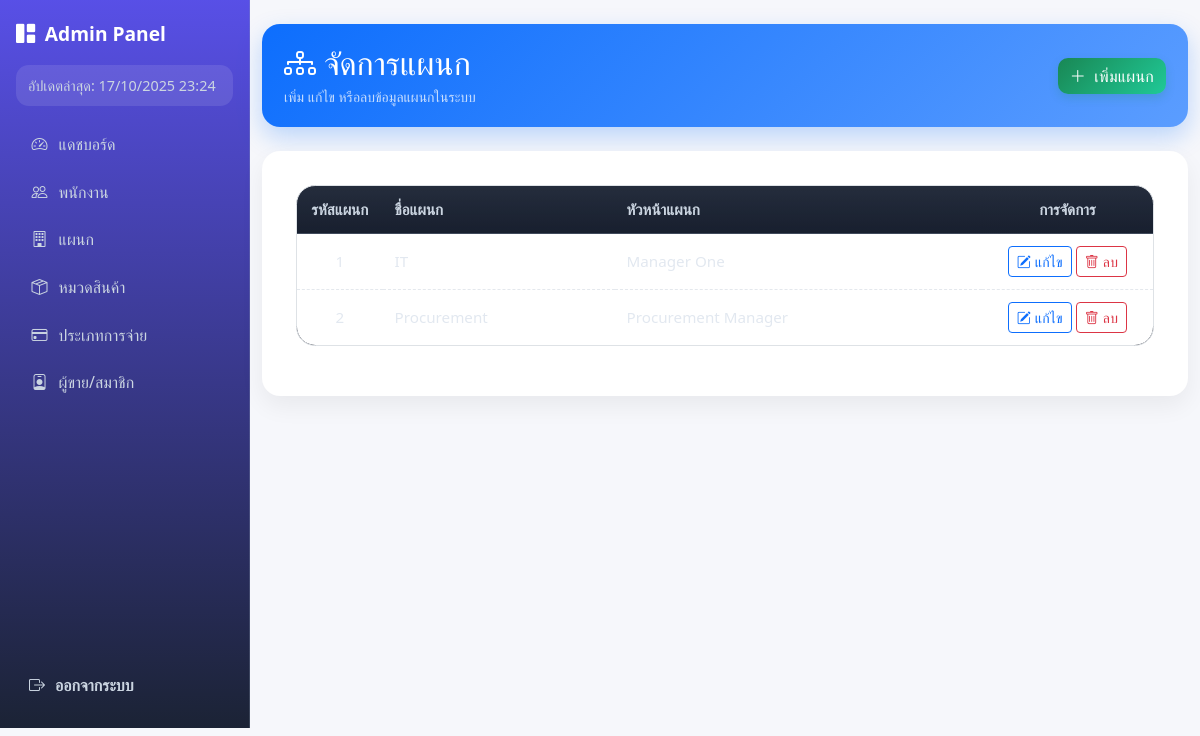
Page /admin/departmentManagement.php on the committed database.
### tables this page shows
CREATE TABLE `departments` (
  `department_id` int(11) NOT NULL,
  `name` varchar(150) NOT NULL,
  `head_employee_id` int(11) DEFAULT NULL
);

CREATE TABLE `employees` (
  `employee_id` int(11) NOT NULL,
  `full_name` varchar(200) NOT NULL,
  `phone` varchar(50) DEFAULT NULL,
  `email` varchar(190) NOT NULL,
  `status` enum('active','inactive','terminated') NOT NULL DEFAULT 'active',
  `department_id` int(11) NOT NULL,
  `created_at` timestamp NOT NULL DEFAULT current_timestamp(),
  `updated_at` timestamp NULL DEFAULT NULL ON UPDATE current_timestamp()
);

### admin/departmentManagement.php (the view, shortened to what this page needs)
<?php
include("../connect.php");
$sql = "SELECT d.department_id, d.name, e.full_name AS head_name
        FROM departments d
        LEFT JOIN employees e ON d.head_employee_id = e.employee_id
        ORDER BY d.name ASC";
$result = $conn->query($sql);
require __DIR__ . '/partials/admin_header.php';
?>
<!DOCTYPE html>
<html lang="th">
<head>
  <link href="https://cdn.jsdelivr.net/npm/bootstrap@5.3.3/dist/css/bootstrap.min.css" rel="stylesheet">
  <link href="https://cdn.jsdelivr.net/npm/bootstrap-icons@1.11.3/font/bootstrap-icons.css" rel="stylesheet">
</head>
<body>
<div class="container-fluid py-4">
  <div class="page-head d-flex justify-content-between align-items-center mb-4">
    <div>
      <h2 class="mb-1"><i class="bi bi-diagram-3 me-2"></i>จัดการแผนก</h2>
      <div class="small opacity-75">เพิ่ม แก้ไข หรือลบข้อมูลแผนกในระบบ</div>
    </div>
    <button class="btn btn-add" data-bs-toggle="modal" data-bs-target="#addDeptModal">
      <i class="bi bi-plus-lg me-1"></i> เพิ่มแผนก
    </button>
  </div>
  <div class="card">
    <div class="card-body">
      <div class="table-responsive">
        <table class="table table-hover align-middle">
          <thead>
            <tr>
              <th width="10%"  class="text-center">รหัสแผนก</th>
              <th>ชื่อแผนก</th>
              <th>หัวหน้าแผนก</th>
              <th width="20%"  class="text-center">การจัดการ</th>
            </tr>
          </thead>
          <tbody>
            <?php if ($result->num_rows > 0): ?>
              <?php while ($row = $result->fetch_assoc()): ?>
                <tr>
                  <td class="text-center"><?= $row['department_id'] ?></td>
                  <td><?= htmlspecialchars($row['name']) ?></td>
                  <td><?= htmlspecialchars($row['head_name'] ?? '-') ?></td>
                  <td class="text-center">
                    <a href="department_edit.php?id=<?= $row['department_id'] ?>"
                       class="btn btn-sm btn-outline-primary">
                       <i class="bi bi-pencil-square"></i> แก้ไข
                    </a>
                    <button class="btn btn-sm btn-outline-danger"
                            onclick="confirmDelete(<?= $row['department_id'] ?>)">
                      <i class="bi bi-trash"></i> ลบ
                    </button>
                  </td>
                </tr>
              <?php endwhile; ?>
            <?php else: ?>
              <tr><td colspan="4" class="text-center py-4 text-muted">ไม่มีข้อมูลแผนก</td></tr>
            <?php endif; ?>
          </tbody>
        </table>
      </div>
    </div>
  </div>
</div>
</body>
</html>
<?php require __DIR__ . '/partials/admin_footer.php'; ?>

### assets/css/app-theme.css (style rules this page uses)
:root { --font-sans: "Inter", "Prompt", system-ui, -apple-system, Segoe UI, Roboto, "Helvetica Neue", Arial, "Noto Sans", "Apple Color Emoji", "Segoe UI Emoji", "Segoe UI Symbol"; --radius-sm: .4rem; --radius: .8rem; --radius-lg: 1.2rem; --shadow-1: 0 1px 2px rgba(0,0,0,.06), 0 1px 1px rgba(0,0,0,.04); --shadow-2: 0 6px 16px rgba(0,0,0,.08), 0 2px 6px rgba(0,0,0,.04); --bg: #0f172a; --panel: #0b1220; --muted: #94a3b8; --text: #e5e7eb; --primary: #4f46e5; --primary-700: #4338ca; --accent: #14b8a6; --success: #10b981; --warning: #f59e0b; --danger: #f43f5e; --line: rgba(148,163,184,.25); --surface: #111827; --surface-2: #0b1324; --chip: rgba(79,70,229,.12); }
* { box-sizing:border-box }
html,body { height:100% }
body { margin:0; font-family: var(--font-sans); background: radial-gradient(1200px 600px at 10% -10%, rgba(79,70,229,.15), transparent 60%), radial-gradient(800px 400px at 90% 10%, rgba(20,184,166,.10), transparent 55%), var(--bg); color:var(--text); line-height:1.6; }
a { color:var(--accent); text-decoration:none }
h1,h2,h3 { line-height:1.25; margin:0 0 .6rem }
h2 { font-size:1.4rem }
.card { background: linear-gradient(180deg, rgba(255,255,255,.03), rgba(255,255,255,.01)); border:1px solid var(--line); border-radius:var(--radius-lg); box-shadow:var(--shadow-1); padding:18px 18px; }
.btn { display:inline-flex; align-items:center; gap:8px; border-radius:999px; padding:10px 16px; border:1px solid transparent; font-weight:600; letter-spacing:.2px; cursor:pointer; transition:.2s; background:var(--surface); color:var(--text); border-color:var(--line); }
.table { width:100%; border-collapse:separate; border-spacing:0; font-size:.95rem; border:1px solid var(--line); border-radius:var(--radius-lg); overflow:hidden; background:var(--surface); }
.table thead th { text-align:left; font-weight:700; color:#cbd5e1; background:linear-gradient(180deg, rgba(148,163,184,.15), rgba(148,163,184,.05)); padding:12px; border-bottom:1px solid var(--line) }
.table tbody td { padding:12px; border-bottom:1px dashed var(--line); color:#e2e8f0 }
.table tbody tr:last-child td { border-bottom:none }
.mb-1 { margin-bottom:4px }
.mb-4 { margin-bottom:16px }

### admin/partials/admin_header.php (style rules this page uses)
html, body { margin: 0; height: 100%; background: var(--bg); color: var(--text); font-family: var(--font-sans); }

### admin/departmentManagement.php (style rules this page uses)
body { background:#f6f7fb; }
.page-head { background:linear-gradient(135deg,#0d6efd,#5b9dff); color:#fff; border-radius:18px; padding:20px 22px; box-shadow:0 10px 25px rgba(13,110,253,.25); }
.card { border:0; border-radius:18px; box-shadow:0 10px 25px rgba(0,0,0,.06); }
table th { background:#f1f4f9; font-weight:600; }
.btn-add { background:linear-gradient(135deg,#198754,#20c997); color:#fff; border:0; border-radius:10px; box-shadow:0 4px 10px rgba(25,135,84,.2); }

### rows in the picture
departments: department_id "1", name "IT", head_employee.full_name "Manager One"
departments: department_id "2", name "Procurement", head_employee.full_name "Procurement Manager"
